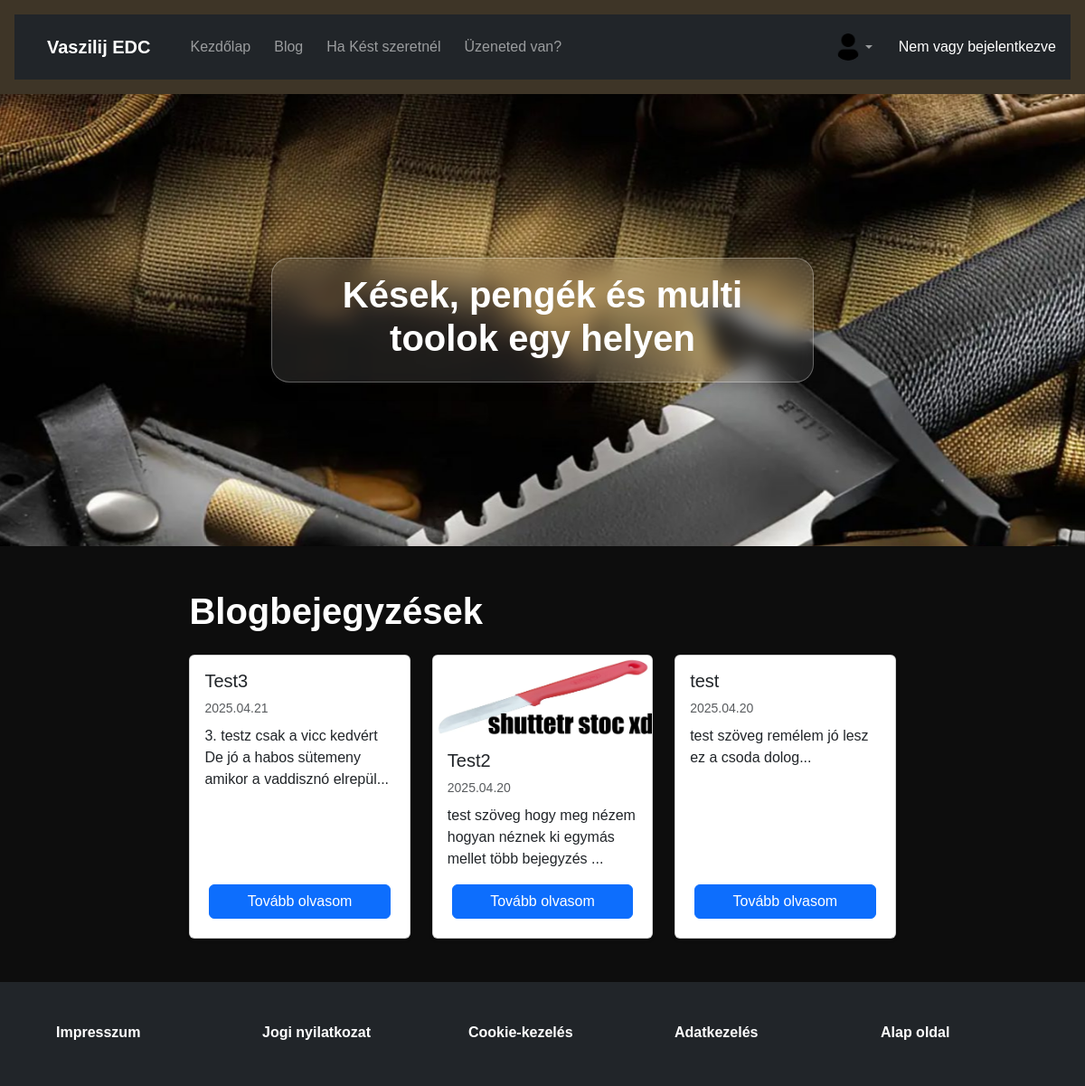
The page /index.php?page=blog on the database its author committed.
### tables this page shows
CREATE TABLE `posts` (
  `id` int(11) NOT NULL,
  `title` varchar(255) NOT NULL,
  `content` text NOT NULL,
  `created_at` timestamp NOT NULL DEFAULT current_timestamp(),
  `author_id` int(11) DEFAULT NULL,
  `image` varchar(255) DEFAULT NULL
);

### index.php (called while the page is built, shortened)
<?php
include 'templates/header.php';
include "views/{$page}.php";
include 'templates/footer.php';

### includes/nav.php (called while the page is built)
<?php
$nav = [
    'home' => 'Kezdőlap',
    'blog' => 'Blog',
    'shop' => 'Ha Kést szeretnél',
    'report' =>'Üzeneted van?',
];
?>

### includes/auth.php (called while the page is built, shortened)
<?php
function isLoggedIn(): bool {
    return isset($_SESSION['user_id']);
}
?>

### views/blog.php (the view, shortened to what this page needs)
<?php
require_once __DIR__ . '/../includes/db.php';
require_once __DIR__ . '/../includes/auth.php';
$posts = $db->query("SELECT * FROM posts ORDER BY created_at DESC")->fetchAll(PDO::FETCH_ASSOC);
?>
<div class="container my-5">
    <main>
        <h1 class="mb-4">Blogbejegyzések</h1>
        <div class="row g-4">
            <?php foreach ($posts as $post): ?>
                <div class="col-md-6 col-lg-4">
                    <article class="card h-100 shadow-sm">
                        <?php if (!empty($post['image'])): ?>
                            <img src="<?= htmlspecialchars($post['image']) ?>" class="card-img-top img-fluid" alt="Bejegyzés képe">
                        <?php endif; ?>
                        <div class="card-body d-flex flex-column">
                            <h5 class="card-title"><?= htmlspecialchars($post['title']) ?></h5>
                            <p class="text-muted small mb-2"><?= date('Y.m.d', strtotime($post['created_at'])) ?></p>
                            <p class="card-text"><?= nl2br(htmlspecialchars(mb_substr($post['content'], 0, 300))) ?>...</p>
                            <a href="index.php?page=post&id=<?= $post['id'] ?>" class="btn btn-primary mt-auto">Tovább olvasom</a>
                        </div>
                    </article>
                </div>
            <?php endforeach; ?>
        </div>
    </main>
</div>

### templates/header.php (shortened to what this page needs)
<?php
require_once __DIR__ . '/../includes/db.php';
require_once __DIR__ . '/../includes/auth.php';
require_once __DIR__ . '/../includes/nav.php';
?>
<!DOCTYPE html>
<html lang="hu">
<head>
    <link href="https://cdn.jsdelivr.net/npm/bootstrap@5.3.6/dist/css/bootstrap.min.css" rel="stylesheet">
    <?php
        $page = $_GET['page'] ?? 'home';
    ?>
            <link rel="stylesheet" href="stilus/main.css">
    <?php if ($page === 'blog'|| $page ==='report'||$page ==='post'): ?>
        <link rel="stylesheet" href="stilus/blog.css">
    <?php elseif ($page === 'login' || $page === 'register'): ?>
        <link rel="stylesheet" href="stilus/rl.css">
    <?php elseif ($page === 'shop'): ?>
        <link rel="stylesheet" href="stilus/shop.css">
    <?php endif; ?>
</head>
<body>
<header>
<nav class="navbar navbar-expand-lg navbar-dark bg-dark px-3">
    <a class="navbar-brand" href="index.php">Vaszilij EDC</a>
    <div class="collapse navbar-collapse" id="navbarContent">
        <ul class="navbar-nav me-auto mb-2 mb-lg-0">
            <?php foreach ($nav as $key => $label): ?>
                <?php if (($key === 'login' || $key === 'register') && !isLoggedIn()): ?>
                    <li class="nav-item">
                        <a class="nav-link" href="index.php?page=<?= $key ?>"><?= $label ?></a>
                    </li>
                <?php elseif (!in_array($key, ['login', 'register', 'logout'])): ?>
                    <li class="nav-item">
                        <a class="nav-link" href="index.php?page=<?= $key ?>"><?= $label ?></a>
                    </li>
                <?php endif; ?>
            <?php endforeach; ?>
        </ul>
        <ul class="navbar-nav mb-2 mb-lg-0">
            <li class="nav-item dropdown">
                <a class="nav-link dropdown-toggle d-flex align-items-center" href="#" role="button" data-bs-toggle="dropdown" aria-expanded="false">
                    <img src="img/user.png" alt="Felhasználó" class="rounded-circle" style="width: 30px; height: 30px;">
                </a>
            </li>
            <li class="nav-item d-flex align-items-center ms-3 text-white">
                <?php if (isLoggedIn()): ?>
                    <span>Bejelentkezve mint: <strong><?= htmlspecialchars(getLoggedInUsername($db)) ?></strong></span>
                <?php else: ?>
                    <span>Nem vagy bejelentkezve</span>
                <?php endif; ?>
            </li>
        </ul>
    </div>
</nav>
</header>
<div class="parallax">
    <div class="overlay-szoveg">
        <h1>Kések, pengék és multi toolok egy helyen</h1>
    </div>
</div>

### templates/footer.php (shortened to what this page needs)
<footer class="bg-dark text-white py-4 mt-5">
    <div class="container">
        <div class="row text-center text-md-start">
            <div class="col-12 col-md">
                <a href="index.php?page=Impresszum" class="text-white d-block mb-2">Impresszum</a>
            </div>
            <div class="col-12 col-md">
                <a href="#" class="text-white d-block mb-2">Jogi nyilatkozat</a>
            </div>
            <div class="col-12 col-md">
                <a href="#" class="text-white d-block mb-2">Cookie-kezelés</a>
            </div>
            <div class="col-12 col-md">
                <a href="#" class="text-white d-block mb-2">Adatkezelés</a>
            </div>
            <div class="col-12 col-md">
                <a href="https://vaszilijedc.hu" class="text-white d-block mb-2">Alap oldal</a>
            </div>
        </div>
    </div>
</footer>
</body>
</html>

### stilus/main.css (style rules this page uses)
body, html { margin: 0; padding: 0; scroll-behavior: smooth; color: white; font-family: 'Oswald', sans-serif; background-color: #0D0D0D; }
header { position: sticky; top: 0; background-color: #3E3527; color: white; padding: 1rem; z-index: 1000; text-align: center; }
nav a, a { margin: 0 1rem; color: white; text-decoration: none; font-weight: bold; padding: 15px; margin: 5px; }
.parallax { position: relative; background-image: url(headerimg.jpg); height: 500px; background-attachment: fixed; background-position: center; background-repeat: no-repeat; background-size: cover; }
.overlay-szoveg { position: absolute; top: 50%; left: 50%; transform: translate(-50%, -50%); color: white; padding: 1rem 2rem; border-radius: 10px; font-size: 2rem; text-align: center; border-radius: 20px; border: 1px solid rgba(255, 255, 255, 0.3); box-shadow: 0 0 20px rgba(0, 0, 0, 0.3); background-color: rgba(255, 255, 255, 0.1); backdrop-filter: blur(10px); -webkit-backdrop-filter: blur(10px); }
footer { background-color: #3E3527; color: #fff; text-align: center; padding: 1rem; }
h1,h2 { font-weight: bold; }
.dropdown { position: relative; display: inline-block; }
main { margin-left: 15%; margin-right: 15%; text-align: left; }

### rows shown on the page
posts: title "Test3", created_at "2025.04.21", content "3. testz csak a vicc kedvért De jó a habos sütemeny amikor a vaddisznó elrepül"
posts: image (picture), title "Test2", created_at "2025.04.20", content "test szöveg hogy meg nézem hogyan néznek ki egymás mellet több bejegyzés"
posts: title "test", created_at "2025.04.20", content "test szöveg remélem jó lesz ez a csoda dolog"

### other values the page prints
$label "Kezdőlap"
$label "Blog"
$label "Ha Kést szeretnél"
$label "Üzeneted van?"
